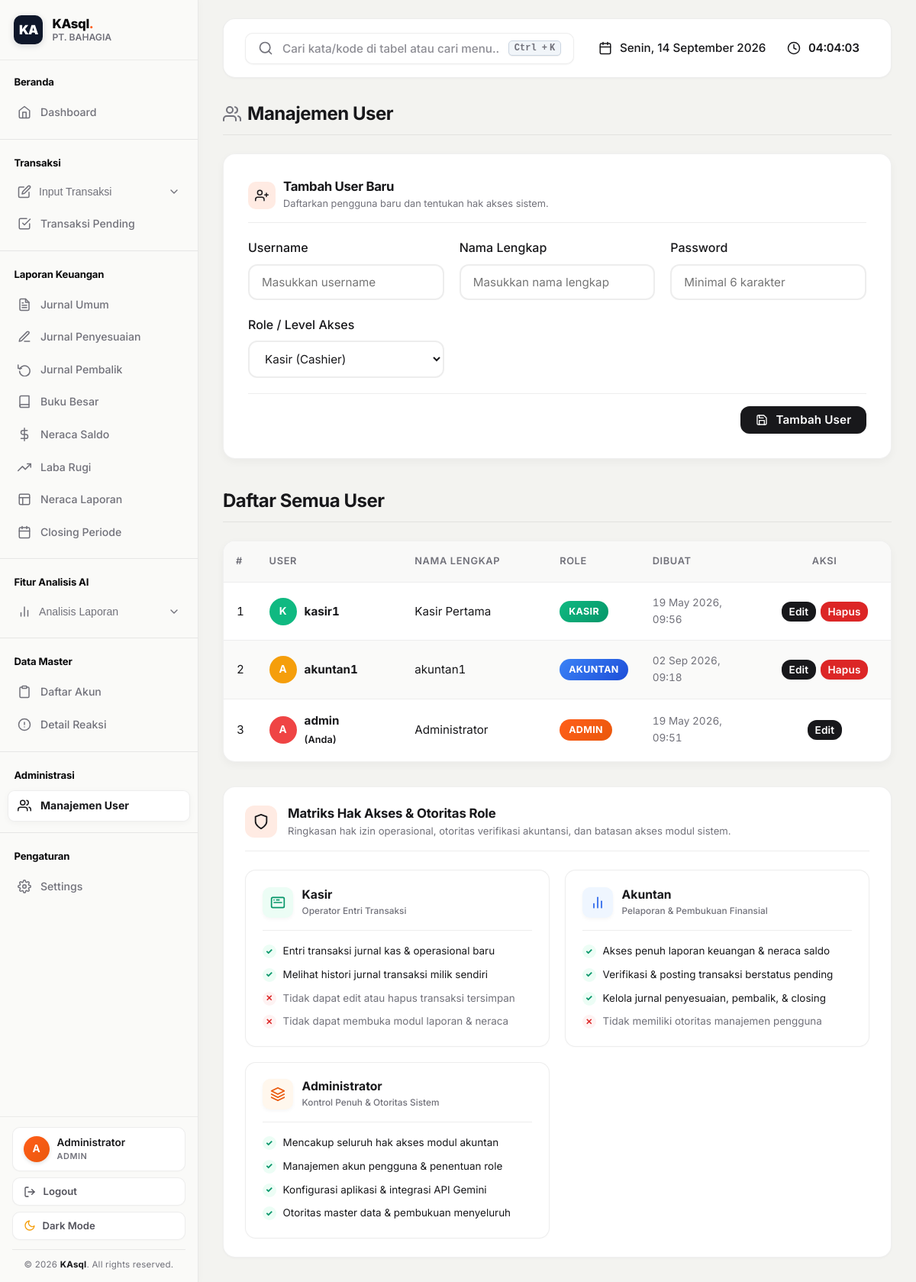
Page /master/user (signed in) on the committed database.
### tables this page shows
CREATE TABLE `users` (
  `id` int NOT NULL AUTO_INCREMENT,
  `username` varchar(50) NOT NULL,
  `password` varchar(255) NOT NULL,
  `nama_lengkap` varchar(100) NOT NULL,
  `role` enum('cashier','accountant','admin') NOT NULL DEFAULT 'cashier',
  `firebase_uid` varchar(128) DEFAULT NULL,
  `created_at` datetime DEFAULT CURRENT_TIMESTAMP,
  `updated_at` datetime DEFAULT CURRENT_TIMESTAMP ON UPDATE CURRENT_TIMESTAMP,
  PRIMARY KEY (`id`),
  UNIQUE KEY `unique_username` (`username`),
  UNIQUE KEY `idx_firebase_uid` (`firebase_uid`)
);

### app/views/master/user.php (the view, shortened to what the rows shown need)
<?php
function role_badge_class($role) {
    switch ($role) {
        case 'admin': return 'background: linear-gradient(135deg, #ff5e1a, #ea580c); color: white;';
        case 'accountant': return 'background: linear-gradient(135deg, #3b82f6, #1d4ed8); color: white;';
        case 'cashier': return 'background: linear-gradient(135deg, #10b981, #059669); color: white;';
    }
}
function role_label($role) {
    switch ($role) {
        case 'admin': return 'Admin';
        case 'accountant': return 'Akuntan';
        case 'cashier': return 'Kasir';
    }
}
?>
<!DOCTYPE html>
<html lang="id">
<head>
    <link rel="stylesheet" href="<?= BASE_URL ?>/public/css/style.css?v=<?= time() ?>">
</head>
<body>
<div class="main-content">
    <div class="container">
        <div style="display: flex; justify-content: space-between; align-items: center; border-bottom: 1px solid var(--border-color); padding-bottom: 12px; margin-bottom: 24px;">
            <div>
                <h2 style="margin: 0; color: var(--text-main); font-weight: 700; display: flex; align-items: center; gap: 8px;">
                    Manajemen User
                </h2>
            </div>
        </div>
        <div class="table-container">
            <table class="table">
                <thead>
                    <tr>
                        <th style="width: 5%">#</th>
                        <th style="width: 22%">User</th>
                        <th style="width: 22%">Nama Lengkap</th>
                        <th style="width: 13%">Role</th>
                        <th style="width: 18%">Dibuat</th>
                        <th style="width: 20%; text-align: center;">Aksi</th>
                    </tr>
                </thead>
                <tbody>
                    <?php
                    $no = 1;
                    if(count($data['user_list']) > 0):
                        foreach($data['user_list'] as $row):
                            $avatar_colors = ['admin' => '#ef4444', 'accountant' => '#f59e0b', 'cashier' => '#10b981'];
                            $initial = strtoupper(substr($row['nama_lengkap'], 0, 1));
                            $bg_color = $avatar_colors[$row['role']] ?? '#64748b';
                    ?>
                        <tr>
                            <td class="text-center"><?= $no++ ?></td>
                            <td>
                                <div class="user-info-cell">
                                    <div class="user-avatar" style="background: <?= $bg_color ?>;"><?= $initial ?></div>
                                    <div>
                                        <strong><?= htmlspecialchars($row['username']) ?></strong>
                                        <?php if($row['id'] == $_SESSION['user_id']): ?>
                                            <br><small style="color: var(--primary-color); font-weight: 600;">(Anda)</small>
                                        <?php endif; ?>
                                    </div>
                                </div>
                            </td>
                            <td><?= htmlspecialchars($row['nama_lengkap']) ?></td>
                            <td>
                                <span class="role-badge" style="<?= role_badge_class($row['role']) ?>">
                                    <?= role_label($row['role']) ?>
                                </span>
                            </td>
                            <td style="color: var(--text-muted); font-size: 0.85rem;">
                                <?= date('d M Y, H:i', strtotime($row['created_at'])) ?>
                            </td>
                            <td style="text-align: center;">
                                <div class="action-btn-group">
                                    <a href="<?= BASE_URL ?>/master/user?action=edit&id=<?= urlencode($row['id']) ?>"
                                       class="btn btn-accent" style="padding: 0.3rem 0.6rem; font-size: 0.85rem;">Edit</a>
                                    <?php if($row['id'] != $_SESSION['user_id']): ?>
                                    <form method="POST" action="<?= BASE_URL ?>/master/user" style="display: inline-block;"
                                          onsubmit="return confirm('Yakin hapus user \'<?= htmlspecialchars($row['username']) ?>\'?');">
                                        <button type="submit" class="btn btn-danger" style="padding: 0.3rem 0.6rem; font-size: 0.85rem;">Hapus</button>
                                    </form>
                                    <?php endif; ?>
                                </div>
                            </td>
                        </tr>
                    <?php endforeach; ?>
                <?php else: ?>
                    <tr><td colspan="6" class="text-center">Belum ada data user.</td></tr>
                <?php endif; ?>
                </tbody>
            </table>
        </div>
    </div>
</div>
</body>
</html>

### rows in the picture
users: nama_lengkap "K", username "kasir1", nama_lengkap "Kasir Pertama", role "KASIR", created_at "19 May 2026, 09:56"
users: nama_lengkap "A", username "akuntan1", nama_lengkap "akuntan1", role "AKUNTAN", created_at "02 Sep 2026, 09:18"
users: nama_lengkap "A", username "admin", shows "(Anda)", nama_lengkap "Administrator", role "ADMIN", created_at "19 May 2026, 09:51"

### other values in the picture
$current_nama_perusahaan "PT. BAHAGIA"
$user_initial "A"
$user_nama "Administrator"
$role_display "ADMIN"
